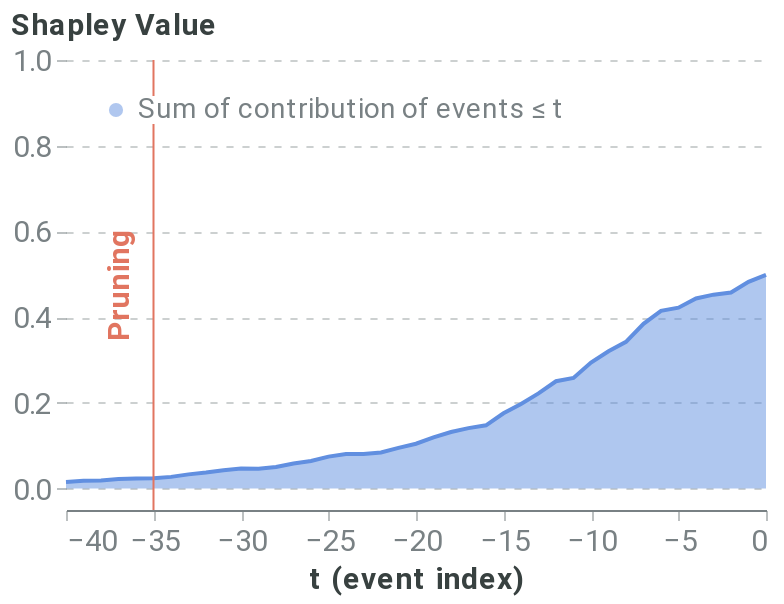

Notebook code cell kept with this figure:
### Markdown cell above
##### Pruning algorithm

### Code cell
pruning_dict = {'tol': 0.025,}
coal_plot_data, coal_prun_idx = local_pruning(f, pos_x_data, pruning_dict, average_event, positive_sequence_id, sequence_id_feat, False)
# coal_prun_idx is in negative terms
pruning_idx = pos_x_data.shape[1] + coal_prun_idx
pruning_plot = plot_temp_coalition_pruning(coal_plot_data, coal_prun_idx, 40)
pruning_plot

### Figure 1 — Vega-Lite specification as saved in the notebook (floating-point values rounded to 4 significant figures)
{"config": {"axis": {"domain": true, "domainColor": "#798184", "grid": false, "gridColor": "#798184", "gridOpacity": 0.5, "gridDash": [3, 5], "gridWidth": 0.8, "gridCap": "round", "labelPadding": 3, "labelFont": "Roboto", "labelColor": "#798184", "tickSize": 5, "tickColor": "#798184", "tickOpacity": 0.5, "titleColor": "#384140", "titleFont": "Roboto", "titleFontSize": 12}, "axisBand": {"domain": true, "ticks": false, "labelPadding": 7}, "axisY": {"domain": false, "titleAlign": "left", "titleAngle": 0, "titleX": -20, "titleY": -10}, "legend": {"labelColor": "#798184", "labelFontSize": 12, "symbolSize": 40, "titleColor": "#384140", "titleFontSize": 12, "titlePadding": 10, "titleFont": "Roboto", "labelFont": "Roboto"}, "line": {"stroke": "#618FE0", "strokeWidth": 2}, "rule": {"stroke": "#798184"}, "path": {"stroke": "#618FE0", "strokeWidth": 0.5}, "rect": {"fill": "#618FE0"}, "point": {"filled": true, "shape": "circle"}, "shape": {"stroke": "#618FE0"}, "bar": {"fill": "#618FE0", "stroke": null}, "text": {"font": "Roboto", "color": "#384140", "fontSize": 12}, "arc": {"stroke": "#fff", "strokeWidth": 1}, "range": {"category": ["#618FE0", "#50D0B0", "#E17560", "#E8B474", "#D889C4", "#34A3BC", "#A583A4"], "ramp": ["#001854", "#002f72", "#04478e", "#1e5fab", "#4477c5", "#6290e1", "#7ea9fd", "#9ec7ff", "#bde4ff"], "heatmap": ["#001854", "#002f72", "#04478e", "#1e5fab", "#4477c5", "#6290e1", "#7ea9fd", "#9ec7ff", "#bde4ff"], "diverging": ["#003b26", "#006b52", "#1aa082", "#55d5b5", "#f5f5f5", "#ffaa92", "#d16f5b", "#9e392c", "#650200"]}, "title": {"anchor": "start", "fontSize": 20, "color": "#384140", "fontWeight": "bold", "offset": 20, "font": "Roboto", "subtitleColor": "#384140", "subtitleFontSize": 16}, "header": {"labelFontSize": 12, "titleFontSize": 16, "labelColor": "#384140", "titleColor": "#384140", "titleFont": "Roboto", "labelFont": "Roboto"}, "group": {"fill": "white"}, "background": "white", "view": {"stroke": "transparent", "continuousHeight": 300, "continuousWidth": 400}}, "layer": [{"mark": {"type": "area", "opacity": 0.5}, "encoding": {"color": {"type": "nominal", "field": "Coalition", "legend": {"fillColor": "white", "labelFontSize": 14, "labelLimit": 0, "orient": "top-left", "symbolSize": 50, "symbolStrokeWidth": 0, "title": null}, "scale": {"domain": ["Sum of contribution of events ≤ t"], "range": ["#618FE0"]}}, "x": {"type": "quantitative", "axis": {"labelFontSize": 15, "title": "t (event index)", "titleFontSize": 15}, "field": "t (event index)"}, "y": {"type": "quantitative", "axis": {"grid": true, "labelFontSize": 15, "titleFontSize": 15, "titleX": -28}, "field": "Shapley Value", "scale": {"domain": [-0.05, 1]}}}}, {"mark": "line", "encoding": {"color": {"type": "nominal", "field": "Coalition", "legend": {"fillColor": "white", "labelFontSize": 14, "labelLimit": 0, "orient": "top-left", "symbolSize": 50, "symbolStrokeWidth": 0, "title": null}, "scale": {"domain": ["Sum of contribution of events ≤ t"], "range": ["#618FE0"]}}, "x": {"type": "quantitative", "axis": {"labelFontSize": 15, "title": "t (event index)", "titleFontSize": 15}, "field": "t (event index)"}, "y": {"type": "quantitative", "axis": {"grid": true, "labelFontSize": 15, "titleFontSize": 15, "titleX": -28}, "field": "Shapley Value", "scale": {"domain": [-0.05, 1]}}}}, {"data": {"name": "data-e77ac46d30d345cb69d3d984267f94d7"}, "mark": {"type": "rule", "color": "#E17560"}, "encoding": {"x": {"type": "quantitative", "field": "x"}}}, {"data": {"name": "data-8514f0f900cf415905652d458d2a9799"}, "mark": {"type": "text", "angle": 270, "color": "#E17560", "fontSize": 15, "fontWeight": "bold", "text": "Pruning"}, "encoding": {"x": {"type": "quantitative", "field": "x"}}}], "data": {"name": "data-2b01a90ab4a0df8308ed08d0b53c4f94"}, "height": 225, "width": 350, "$schema": "https://vega.github.io/schema/vega-lite/v4.8.1.json", "datasets": {"data-2b01a90ab4a0df8308ed08d0b53c4f94": [{"Coalition": "Sum of contribution of events > t", "t (event index)": 0, "Shapley Value": 0.0}, {"Coalition": "Sum of contribution of events ≤ t", "t (event index)": 0, "Shapley Value": 0.4988}, {"Coalition": "Sum of contribution of events > t", "t (event index)": -1, "Shapley Value": 0.01639}, {"Coalition": "Sum of contribution of events ≤ t", "t (event index)": -1, "Shapley Value": 0.4824}, {"Coalition": "Sum of contribution of events > t", "t (event index)": -2, "Shapley Value": 0.04125}, {"Coalition": "Sum of contribution of events ≤ t", "t (event index)": -2, "Shapley Value": 0.4575}, {"Coalition": "Sum of contribution of events > t", "t (event index)": -3, "Shapley Value": 0.04636}, {"Coalition": "Sum of contribution of events ≤ t", "t (event index)": -3, "Shapley Value": 0.4524}, {"Coalition": "Sum of contribution of events > t", "t (event index)": -4, "Shapley Value": 0.05534}, {"Coalition": "Sum of contribution of events ≤ t", "t (event index)": -4, "Shapley Value": 0.4435}, {"Coalition": "Sum of contribution of events > t", "t (event index)": -5, "Shapley Value": 0.07672}, {"Coalition": "Sum of contribution of events ≤ t", "t (event index)": -5, "Shapley Value": 0.4221}, {"Coalition": "Sum of contribution of events > t", "t (event index)": -6, "Shapley Value": 0.08399}, {"Coalition": "Sum of contribution of events ≤ t", "t (event index)": -6, "Shapley Value": 0.4148}, {"Coalition": "Sum of contribution of events > t", "t (event index)": -7, "Shapley Value": 0.1144}, {"Coalition": "Sum of contribution of events ≤ t", "t (event index)": -7, "Shapley Value": 0.3844}, {"Coalition": "Sum of contribution of events > t", "t (event index)": -8, "Shapley Value": 0.1564}, {"Coalition": "Sum of contribution of events ≤ t", "t (event index)": -8, "Shapley Value": 0.3424}, {"Coalition": "Sum of contribution of events > t", "t (event index)": -9, "Shapley Value": 0.1785}, {"Coalition": "Sum of contribution of events ≤ t", "t (event index)": -9, "Shapley Value": 0.3203}, {"Coalition": "Sum of contribution of events > t", "t (event index)": -10, "Shapley Value": 0.2048}, {"Coalition": "Sum of contribution of events ≤ t", "t (event index)": -10, "Shapley Value": 0.294}, {"Coalition": "Sum of contribution of events > t", "t (event index)": -11, "Shapley Value": 0.2408}, {"Coalition": "Sum of contribution of events ≤ t", "t (event index)": -11, "Shapley Value": 0.258}, {"Coalition": "Sum of contribution of events > t", "t (event index)": -12, "Shapley Value": 0.2484}, {"Coalition": "Sum of contribution of events ≤ t", "t (event index)": -12, "Shapley Value": 0.2504}, {"Coalition": "Sum of contribution of events > t", "t (event index)": -13, "Shapley Value": 0.2768}, {"Coalition": "Sum of contribution of events ≤ t", "t (event index)": -13, "Shapley Value": 0.222}, {"Coalition": "Sum of contribution of events > t", "t (event index)": -14, "Shapley Value": 0.3013}, {"Coalition": "Sum of contribution of events ≤ t", "t (event index)": -14, "Shapley Value": 0.1975}, {"Coalition": "Sum of contribution of events > t", "t (event index)": -15, "Shapley Value": 0.3231}, {"Coalition": "Sum of contribution of events ≤ t", "t (event index)": -15, "Shapley Value": 0.1757}, {"Coalition": "Sum of contribution of events > t", "t (event index)": -16, "Shapley Value": 0.3512}, {"Coalition": "Sum of contribution of events ≤ t", "t (event index)": -16, "Shapley Value": 0.1476}, {"Coalition": "Sum of contribution of events > t", "t (event index)": -17, "Shapley Value": 0.3578}, {"Coalition": "Sum of contribution of events ≤ t", "t (event index)": -17, "Shapley Value": 0.141}, {"Coalition": "Sum of contribution of events > t", "t (event index)": -18, "Shapley Value": 0.3668}, {"Coalition": "Sum of contribution of events ≤ t", "t (event index)": -18, "Shapley Value": 0.132}, {"Coalition": "Sum of contribution of events > t", "t (event index)": -19, "Shapley Value": 0.3794}, {"Coalition": "Sum of contribution of events ≤ t", "t (event index)": -19, "Shapley Value": 0.1194}, {"Coalition": "Sum of contribution of events > t", "t (event index)": -20, "Shapley Value": 0.3942}, {"Coalition": "Sum of contribution of events ≤ t", "t (event index)": -20, "Shapley Value": 0.1046}, {"Coalition": "Sum of contribution of events > t", "t (event index)": -21, "Shapley Value": 0.4039}, {"Coalition": "Sum of contribution of events ≤ t", "t (event index)": -21, "Shapley Value": 0.09494}, {"Coalition": "Sum of contribution of events > t", "t (event index)": -22, "Shapley Value": 0.4144}, {"Coalition": "Sum of contribution of events ≤ t", "t (event index)": -22, "Shapley Value": 0.08438}, {"Coalition": "Sum of contribution of events > t", "t (event index)": -23, "Shapley Value": 0.4181}, {"Coalition": "Sum of contribution of events ≤ t", "t (event index)": -23, "Shapley Value": 0.08074}, {"Coalition": "Sum of contribution of events > t", "t (event index)": -24, "Shapley Value": 0.4182}, {"Coalition": "Sum of contribution of events ≤ t", "t (event index)": -24, "Shapley Value": 0.08058}, {"Coalition": "Sum of contribution of events > t", "t (event index)": -25, "Shapley Value": 0.4243}, {"Coalition": "Sum of contribution of events ≤ t", "t (event index)": -25, "Shapley Value": 0.07453}, {"Coalition": "Sum of contribution of events > t", "t (event index)": -26, "Shapley Value": 0.4345}, {"Coalition": "Sum of contribution of events ≤ t", "t (event index)": -26, "Shapley Value": 0.06427}, {"Coalition": "Sum of contribution of events > t", "t (event index)": -27, "Shapley Value": 0.4404}, {"Coalition": "Sum of contribution of events ≤ t", "t (event index)": -27, "Shapley Value": 0.0584}, {"Coalition": "Sum of contribution of events > t", "t (event index)": -28, "Shapley Value": 0.4486}, {"Coalition": "Sum of contribution of events ≤ t", "t (event index)": -28, "Shapley Value": 0.05016}, {"Coalition": "Sum of contribution of events > t", "t (event index)": -29, "Shapley Value": 0.4528}, {"Coalition": "Sum of contribution of events ≤ t", "t (event index)": -29, "Shapley Value": 0.04603}, {"Coalition": "Sum of contribution of events > t", "t (event index)": -30, "Shapley Value": 0.452}, {"Coalition": "Sum of contribution of events ≤ t", "t (event index)": -30, "Shapley Value": 0.04684}, {"Coalition": "Sum of contribution of events > t", "t (event index)": -31, "Shapley Value": 0.4559}, {"Coalition": "Sum of contribution of events ≤ t", "t (event index)": -31, "Shapley Value": 0.04292}, {"Coalition": "Sum of contribution of events > t", "t (event index)": -32, "Shapley Value": 0.4612}, {"Coalition": "Sum of contribution of events ≤ t", "t (event index)": -32, "Shapley Value": 0.03757}, {"Coalition": "Sum of contribution of events > t", "t (event index)": -33, "Shapley Value": 0.4656}, {"Coalition": "Sum of contribution of events ≤ t", "t (event index)": -33, "Shapley Value": 0.03315}, {"Coalition": "Sum of contribution of events > t", "t (event index)": -34, "Shapley Value": 0.4715}, {"Coalition": "Sum of contribution of events ≤ t", "t (event index)": -34, "Shapley Value": 0.02728}, {"Coalition": "Sum of contribution of events > t", "t (event index)": -35, "Shapley Value": 0.4745}, {"Coalition": "Sum of contribution of events ≤ t", "t (event index)": -35, "Shapley Value": 0.02429}, {"Coalition": "Sum of contribution of events > t", "t (event index)": -36, "Shapley Value": 0.475}, {"Coalition": "Sum of contribution of events ≤ t", "t (event index)": -36, "Shapley Value": 0.02375}, {"Coalition": "Sum of contribution of events > t", "t (event index)": -37, "Shapley Value": 0.4766}, {"Coalition": "Sum of contribution of events ≤ t", "t (event index)": -37, "Shapley Value": 0.02217}, {"Coalition": "Sum of contribution of events > t", "t (event index)": -38, "Shapley Value": 0.4798}, {"Coalition": "Sum of contribution of events ≤ t", "t (event index)": -38, "Shapley Value": 0.01898}, {"Coalition": "Sum of contribution of events > t", "t (event index)": -39, "Shapley Value": 0.4805}, {"Coalition": "Sum of contribution of events ≤ t", "t (event index)": -39, "Shapley Value": 0.01829}, {"Coalition": "Sum of contribution of events > t", "t (event index)": -40, "Shapley Value": 0.4835}, {"Coalition": "Sum of contribution of events ≤ t", "t (event index)": -40, "Shapley Value": 0.0153}], "data-e77ac46d30d345cb69d3d984267f94d7": [{"x": -35}], "data-8514f0f900cf415905652d458d2a9799": [{"x": -37}]}}
